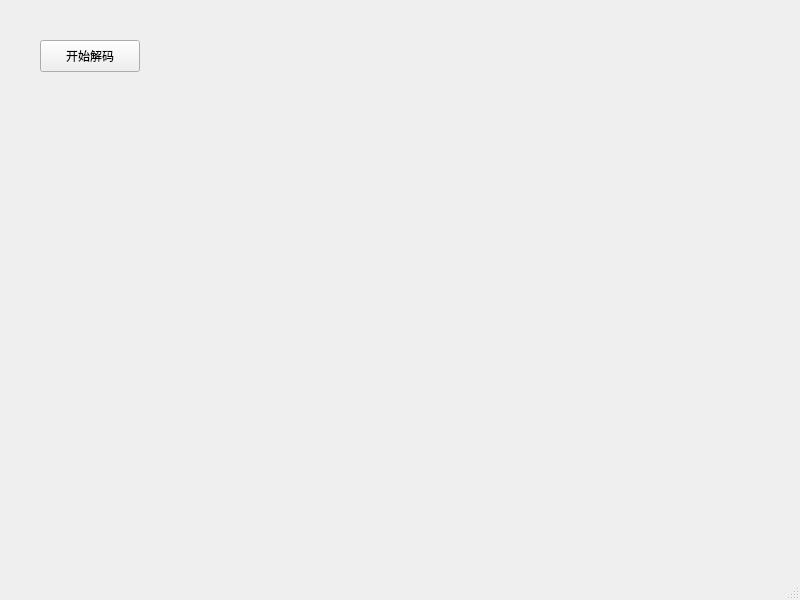
<?xml version="1.0" encoding="UTF-8"?>
<ui version="4.0">
 <class>MainWindow</class>
 <widget class="QMainWindow" name="MainWindow">
  <property name="geometry">
   <rect>
    <x>0</x>
    <y>0</y>
    <width>800</width>
    <height>600</height>
   </rect>
  </property>
  <property name="windowTitle">
   <string>MainWindow</string>
  </property>
  <widget class="QWidget" name="centralwidget">
   <widget class="QPushButton" name="transformButton">
    <property name="geometry">
     <rect>
      <x>40</x>
      <y>40</y>
      <width>100</width>
      <height>32</height>
     </rect>
    </property>
    <property name="text">
     <string>开始解码</string>
    </property>
   </widget>
  </widget>
  <widget class="QMenuBar" name="menubar">
   <property name="geometry">
    <rect>
     <x>0</x>
     <y>0</y>
     <width>800</width>
     <height>24</height>
    </rect>
   </property>
  </widget>
  <widget class="QStatusBar" name="statusbar"/>
 </widget>
 <resources/>
 <connections/>
</ui>
